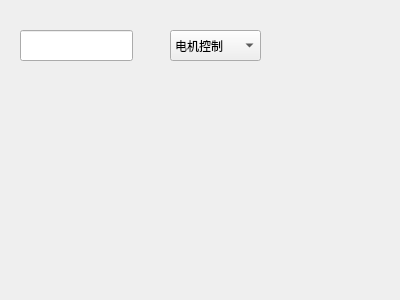
<?xml version="1.0" encoding="UTF-8"?>
<ui version="4.0">
 <class>Form</class>
 <widget class="QWidget" name="Form">
  <property name="geometry">
   <rect>
    <x>0</x>
    <y>0</y>
    <width>400</width>
    <height>300</height>
   </rect>
  </property>
  <property name="windowTitle">
   <string>Form</string>
  </property>
  <widget class="QComboBox" name="comboBox">
   <property name="geometry">
    <rect>
     <x>170</x>
     <y>30</y>
     <width>91</width>
     <height>31</height>
    </rect>
   </property>
   <item>
    <property name="text">
     <string>电机控制</string>
    </property>
   </item>
   <item>
    <property name="text">
     <string>电源管理</string>
    </property>
   </item>
  </widget>
  <widget class="QLineEdit" name="lineEdit">
   <property name="geometry">
    <rect>
     <x>20</x>
     <y>30</y>
     <width>113</width>
     <height>31</height>
    </rect>
   </property>
  </widget>
 </widget>
 <resources/>
 <connections/>
</ui>
